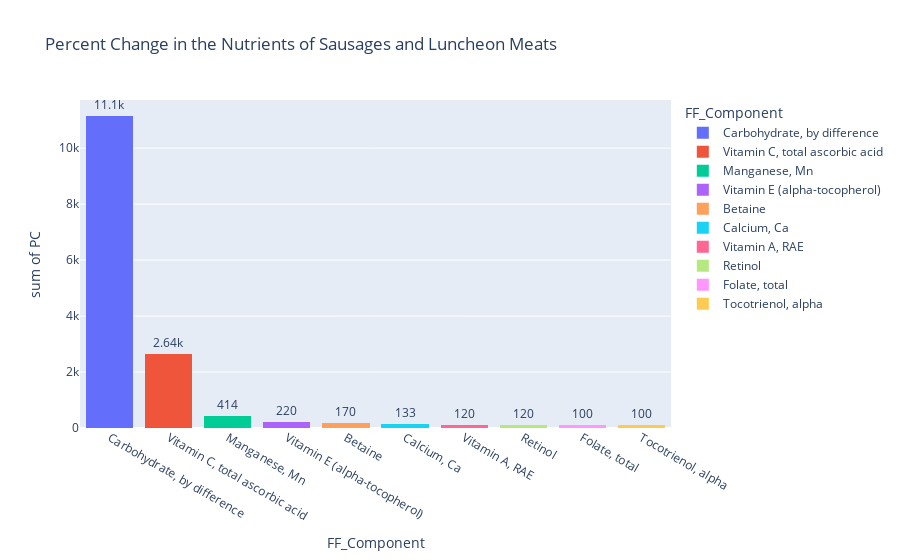

Notebook code for this chart:
### Markdown cell above
# Sausages and Luncheon Meats

### Code cell
# Sausages and Luncheon meats
import pandas as pd
import plotly.express as px
csv = pd.read_csv('FF_SR_ data.csv')
df = csv[['food_category_id','FF Food description','FF_Component','SR Mean per 100g','FF Mean per 100g']]
df = df[df['FF_Component'].str.contains('SFA') == False]
df["PC"] = abs((df["FF Mean per 100g"]-df["SR Mean per 100g"])/(df["SR Mean per 100g"])) * 100
SAUSAGE = df[df['food_category_id'] == 7]
SAUSAGE = SAUSAGE.sort_values(by="PC", ascending=False)
SAUSAGE = SAUSAGE[SAUSAGE['PC'] != 0]
SAUSAGE = SAUSAGE[SAUSAGE['SR Mean per 100g'] != 0]
topten = SAUSAGE[0:11]
fig = px.histogram(topten, y='PC', x='FF_Component', title='Percent Change in the Nutrients of Sausages and Luncheon Meats',text_auto='.3s', color = 'FF_Component')
fig.update_traces(textfont_size=12, textangle=0, textposition="outside", cliponaxis=False)
fig.update_layout(barmode='stack', xaxis={'categoryorder':'total descending'})
fig.show()

### Figure 1 — Plotly figure (JSON) as saved in the notebook; plotly's stock layout.template omitted (floating-point values rounded to 4 significant figures)
{"data": [{"alignmentgroup": "True", "bingroup": "x", "cliponaxis": false, "histfunc": "sum", "hovertemplate": "FF_Component=%{x}<br>sum of PC=%{y}<extra></extra>", "legendgroup": "Carbohydrate, by difference", "marker": {"color": "#636efa", "pattern": {"shape": ""}}, "name": "Carbohydrate, by difference", "offsetgroup": "Carbohydrate, by difference", "orientation": "v", "showlegend": true, "textangle": 0, "textfont": {"size": 12}, "textposition": "outside", "texttemplate": "%{value:.3s}", "type": "histogram", "x": ["Carbohydrate, by difference"], "xaxis": "x", "y": [11130.0], "yaxis": "y"}, {"alignmentgroup": "True", "bingroup": "x", "cliponaxis": false, "histfunc": "sum", "hovertemplate": "FF_Component=%{x}<br>sum of PC=%{y}<extra></extra>", "legendgroup": "Vitamin C, total ascorbic acid", "marker": {"color": "#EF553B", "pattern": {"shape": ""}}, "name": "Vitamin C, total ascorbic acid", "offsetgroup": "Vitamin C, total ascorbic acid", "orientation": "v", "showlegend": true, "textangle": 0, "textfont": {"size": 12}, "textposition": "outside", "texttemplate": "%{value:.3s}", "type": "histogram", "x": ["Vitamin C, total ascorbic acid"], "xaxis": "x", "y": [2643.0], "yaxis": "y"}, {"alignmentgroup": "True", "bingroup": "x", "cliponaxis": false, "histfunc": "sum", "hovertemplate": "FF_Component=%{x}<br>sum of PC=%{y}<extra></extra>", "legendgroup": "Manganese, Mn", "marker": {"color": "#00cc96", "pattern": {"shape": ""}}, "name": "Manganese, Mn", "offsetgroup": "Manganese, Mn", "orientation": "v", "showlegend": true, "textangle": 0, "textfont": {"size": 12}, "textposition": "outside", "texttemplate": "%{value:.3s}", "type": "histogram", "x": ["Manganese, Mn", "Manganese, Mn"], "xaxis": "x", "y": [314.3, 100], "yaxis": "y"}, {"alignmentgroup": "True", "bingroup": "x", "cliponaxis": false, "histfunc": "sum", "hovertemplate": "FF_Component=%{x}<br>sum of PC=%{y}<extra></extra>", "legendgroup": "Vitamin E (alpha-tocopherol)", "marker": {"color": "#ab63fa", "pattern": {"shape": ""}}, "name": "Vitamin E (alpha-tocopherol)", "offsetgroup": "Vitamin E (alpha-tocopherol)", "orientation": "v", "showlegend": true, "textangle": 0, "textfont": {"size": 12}, "textposition": "outside", "texttemplate": "%{value:.3s}", "type": "histogram", "x": ["Vitamin E (alpha-tocopherol)"], "xaxis": "x", "y": [220.0], "yaxis": "y"}, {"alignmentgroup": "True", "bingroup": "x", "cliponaxis": false, "histfunc": "sum", "hovertemplate": "FF_Component=%{x}<br>sum of PC=%{y}<extra></extra>", "legendgroup": "Betaine", "marker": {"color": "#FFA15A", "pattern": {"shape": ""}}, "name": "Betaine", "offsetgroup": "Betaine", "orientation": "v", "showlegend": true, "textangle": 0, "textfont": {"size": 12}, "textposition": "outside", "texttemplate": "%{value:.3s}", "type": "histogram", "x": ["Betaine"], "xaxis": "x", "y": [170], "yaxis": "y"}, {"alignmentgroup": "True", "bingroup": "x", "cliponaxis": false, "histfunc": "sum", "hovertemplate": "FF_Component=%{x}<br>sum of PC=%{y}<extra></extra>", "legendgroup": "Calcium, Ca", "marker": {"color": "#19d3f3", "pattern": {"shape": ""}}, "name": "Calcium, Ca", "offsetgroup": "Calcium, Ca", "orientation": "v", "showlegend": true, "textangle": 0, "textfont": {"size": 12}, "textposition": "outside", "texttemplate": "%{value:.3s}", "type": "histogram", "x": ["Calcium, Ca"], "xaxis": "x", "y": [133.3], "yaxis": "y"}, {"alignmentgroup": "True", "bingroup": "x", "cliponaxis": false, "histfunc": "sum", "hovertemplate": "FF_Component=%{x}<br>sum of PC=%{y}<extra></extra>", "legendgroup": "Vitamin A, RAE", "marker": {"color": "#FF6692", "pattern": {"shape": ""}}, "name": "Vitamin A, RAE", "offsetgroup": "Vitamin A, RAE", "orientation": "v", "showlegend": true, "textangle": 0, "textfont": {"size": 12}, "textposition": "outside", "texttemplate": "%{value:.3s}", "type": "histogram", "x": ["Vitamin A, RAE"], "xaxis": "x", "y": [120], "yaxis": "y"}, {"alignmentgroup": "True", "bingroup": "x", "cliponaxis": false, "histfunc": "sum", "hovertemplate": "FF_Component=%{x}<br>sum of PC=%{y}<extra></extra>", "legendgroup": "Retinol", "marker": {"color": "#B6E880", "pattern": {"shape": ""}}, "name": "Retinol", "offsetgroup": "Retinol", "orientation": "v", "showlegend": true, "textangle": 0, "textfont": {"size": 12}, "textposition": "outside", "texttemplate": "%{value:.3s}", "type": "histogram", "x": ["Retinol"], "xaxis": "x", "y": [120], "yaxis": "y"}, {"alignmentgroup": "True", "bingroup": "x", "cliponaxis": false, "histfunc": "sum", "hovertemplate": "FF_Component=%{x}<br>sum of PC=%{y}<extra></extra>", "legendgroup": "Folate, total", "marker": {"color": "#FF97FF", "pattern": {"shape": ""}}, "name": "Folate, total", "offsetgroup": "Folate, total", "orientation": "v", "showlegend": true, "textangle": 0, "textfont": {"size": 12}, "textposition": "outside", "texttemplate": "%{value:.3s}", "type": "histogram", "x": ["Folate, total"], "xaxis": "x", "y": [100], "yaxis": "y"}, {"alignmentgroup": "True", "bingroup": "x", "cliponaxis": false, "histfunc": "sum", "hovertemplate": "FF_Component=%{x}<br>sum of PC=%{y}<extra></extra>", "legendgroup": "Tocotrienol, alpha", "marker": {"color": "#FECB52", "pattern": {"shape": ""}}, "name": "Tocotrienol, alpha", "offsetgroup": "Tocotrienol, alpha", "orientation": "v", "showlegend": true, "textangle": 0, "textfont": {"size": 12}, "textposition": "outside", "texttemplate": "%{value:.3s}", "type": "histogram", "x": ["Tocotrienol, alpha"], "xaxis": "x", "y": [100], "yaxis": "y"}], "layout": {"barmode": "stack", "legend": {"title": {"text": "FF_Component"}, "tracegroupgap": 0}, "title": {"text": "Percent Change in the Nutrients of Sausages and Luncheon Meats"}, "xaxis": {"anchor": "y", "categoryarray": ["Carbohydrate, by difference", "Vitamin C, total ascorbic acid", "Manganese, Mn", "Vitamin E (alpha-tocopherol)", "Betaine", "Calcium, Ca", "Vitamin A, RAE", "Retinol", "Folate, total", "Tocotrienol, alpha"], "categoryorder": "total descending", "domain": [0, 1], "title": {"text": "FF_Component"}}, "yaxis": {"anchor": "x", "domain": [0, 1], "title": {"text": "sum of PC"}}}}
